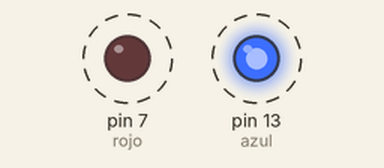
This sketch was run on a simulated Arduino Uno, built with avr-gcc and run on an emulated ATmega328P. On the bench: output pins drawn as LEDs (lit = HIGH). Dashed ring = blinking.

Above: at 0.15 s.
Timing chart, 0 to 3.0 s (numbered marks = the images above):
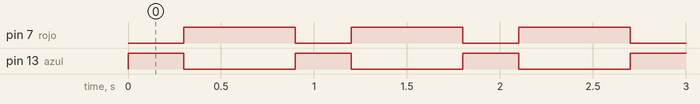

The sketch:

CopLeds_FunnyArduinoHelloWorld_.cpp.ino
```cpp
int azul = 13;
int rojo = 7;
int milisegundos = 300;

void setup()
{
  pinMode(azul, OUTPUT);
  pinMode(rojo, OUTPUT);
}

void loop()
{
  digitalWrite(azul, HIGH);
  digitalWrite(rojo, LOW);
  delay(milisegundos);
  digitalWrite(azul, LOW);
  digitalWrite(rojo, HIGH);
  delay(milisegundos * 2);
}
```

Measured:
- by itself, pin 7 (rojo): alternates HIGH for 0.60 s and LOW for 0.30 s
- by itself, pin 13 (azul): alternates HIGH for 0.30 s and LOW for 0.60 s
